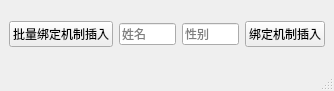
<?xml version="1.0" encoding="UTF-8"?>
<ui version="4.0">
 <class>SqlQueryBindApp</class>
 <widget class="QMainWindow" name="SqlQueryBindApp">
  <property name="geometry">
   <rect>
    <x>0</x>
    <y>0</y>
    <width>334</width>
    <height>91</height>
   </rect>
  </property>
  <property name="windowTitle">
   <string>SqlQueryBindApp</string>
  </property>
  <widget class="QWidget" name="centralwidget">
   <layout class="QGridLayout" name="gridLayout">
    <item row="0" column="0">
     <layout class="QHBoxLayout" name="horizontalLayout">
      <item>
       <widget class="QPushButton" name="mulBindBt">
        <property name="text">
         <string>批量绑定机制插入</string>
        </property>
       </widget>
      </item>
      <item>
       <widget class="QLineEdit" name="nameEdit">
        <property name="placeholderText">
         <string>姓名</string>
        </property>
       </widget>
      </item>
      <item>
       <widget class="QLineEdit" name="sexEdit">
        <property name="placeholderText">
         <string>性别</string>
        </property>
       </widget>
      </item>
      <item>
       <widget class="QPushButton" name="bindBt">
        <property name="text">
         <string>绑定机制插入</string>
        </property>
       </widget>
      </item>
     </layout>
    </item>
   </layout>
  </widget>
  <widget class="QMenuBar" name="menubar">
   <property name="geometry">
    <rect>
     <x>0</x>
     <y>0</y>
     <width>334</width>
     <height>23</height>
    </rect>
   </property>
  </widget>
  <widget class="QStatusBar" name="statusbar"/>
 </widget>
 <resources/>
 <connections/>
</ui>
